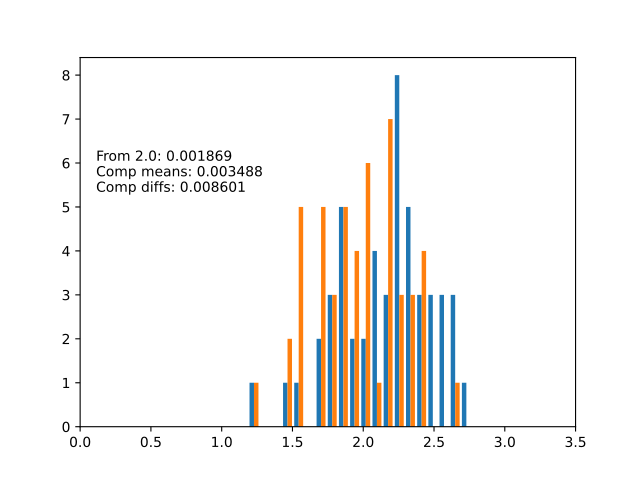

Reproduce this figure in Python.
import numpy as np
import matplotlib.pyplot as plt
import scipy.stats as sps
# This seeds the random number generator so that it always returns the same
# numbers
np.random.seed(20)

samples = 50
sigma = 0.3

mu1 = 2.15
data1 = mu1 + sigma*np.random.randn( samples )

mu2 = 2.0
data2 = mu2 + sigma*np.random.randn( samples )

t_one = sps.ttest_1samp(data1, 2.0)
t_ind = sps.ttest_ind(data1, data2)
t_rel = sps.ttest_rel(data1, data2)
output = '''From 2.0: {:f}
Comp means: {:f}
Comp diffs: {:f}'''

plt.figtext(0.15, 0.6, output.format(t_one[1], t_ind[1], t_rel[1]) )

plt.hist([data1, data2], bins=20)
plt.xlim(0, 3.5)

plt.show()
